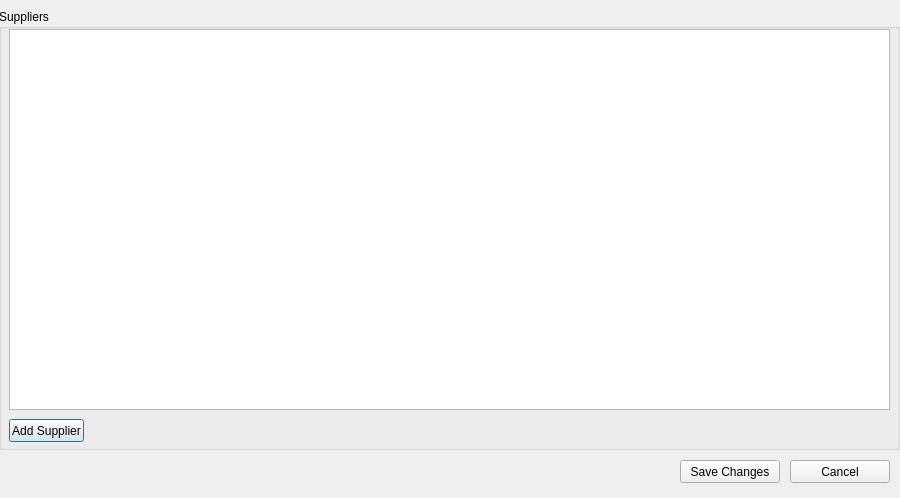
<?xml version="1.0" encoding="UTF-8"?>
<ui version="4.0">
 <class>suppliersDialog</class>
 <widget class="QDialog" name="suppliersDialog">
  <property name="geometry">
   <rect>
    <x>0</x>
    <y>0</y>
    <width>900</width>
    <height>498</height>
   </rect>
  </property>
  <property name="windowTitle">
   <string>Edit Suppliers</string>
  </property>
  <property name="windowIcon">
   <iconset resource="resources.qrc">
    <normaloff>:/podbicon.png</normaloff>:/podbicon.png</iconset>
  </property>
  <widget class="QGroupBox" name="suppliersGroupBox">
   <property name="geometry">
    <rect>
     <x>-1</x>
     <y>9</y>
     <width>901</width>
     <height>441</height>
    </rect>
   </property>
   <property name="title">
    <string>Suppliers</string>
   </property>
   <widget class="QTableView" name="tableView">
    <property name="geometry">
     <rect>
      <x>10</x>
      <y>20</y>
      <width>881</width>
      <height>381</height>
     </rect>
    </property>
   </widget>
   <widget class="QPushButton" name="addRowPushButton">
    <property name="geometry">
     <rect>
      <x>10</x>
      <y>410</y>
      <width>75</width>
      <height>23</height>
     </rect>
    </property>
    <property name="toolTip">
     <string>Add a new supplier to the table</string>
    </property>
    <property name="text">
     <string>Add Supplier</string>
    </property>
   </widget>
  </widget>
  <widget class="QPushButton" name="savePushButton">
   <property name="geometry">
    <rect>
     <x>680</x>
     <y>460</y>
     <width>100</width>
     <height>23</height>
    </rect>
   </property>
   <property name="sizePolicy">
    <sizepolicy hsizetype="Minimum" vsizetype="Fixed">
     <horstretch>0</horstretch>
     <verstretch>0</verstretch>
    </sizepolicy>
   </property>
   <property name="toolTip">
    <string>Save changes and close the dialog</string>
   </property>
   <property name="text">
    <string>Save Changes</string>
   </property>
  </widget>
  <widget class="QPushButton" name="cancelPushButton">
   <property name="geometry">
    <rect>
     <x>790</x>
     <y>460</y>
     <width>100</width>
     <height>23</height>
    </rect>
   </property>
   <property name="sizePolicy">
    <sizepolicy hsizetype="Minimum" vsizetype="Fixed">
     <horstretch>0</horstretch>
     <verstretch>0</verstretch>
    </sizepolicy>
   </property>
   <property name="toolTip">
    <string>Close the dialog, discarding any changes</string>
   </property>
   <property name="text">
    <string>Cancel</string>
   </property>
  </widget>
 </widget>
 <resources>
  <include location="resources.qrc"/>
 </resources>
 <connections/>
</ui>
